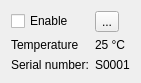
<?xml version="1.0" encoding="UTF-8"?>
<ui version="4.0">
 <class>Form</class>
 <widget class="QWidget" name="Form">
  <property name="geometry">
   <rect>
    <x>0</x>
    <y>0</y>
    <width>126</width>
    <height>81</height>
   </rect>
  </property>
  <property name="windowTitle">
   <string>Form</string>
  </property>
  <layout class="QFormLayout" name="formLayout">
   <item row="0" column="0">
    <widget class="QCheckBox" name="checkBox">
     <property name="text">
      <string>Enable</string>
     </property>
    </widget>
   </item>
   <item row="0" column="1">
    <widget class="QToolButton" name="toolButton_2">
     <property name="text">
      <string>...</string>
     </property>
    </widget>
   </item>
   <item row="1" column="0">
    <widget class="QLabel" name="label">
     <property name="text">
      <string>Temperature</string>
     </property>
    </widget>
   </item>
   <item row="1" column="1">
    <widget class="QLabel" name="label_3">
     <property name="text">
      <string>25 °C</string>
     </property>
    </widget>
   </item>
   <item row="2" column="0">
    <widget class="QLabel" name="label_2">
     <property name="text">
      <string>Serial number:</string>
     </property>
    </widget>
   </item>
   <item row="2" column="1">
    <widget class="QLabel" name="label_4">
     <property name="text">
      <string>S0001</string>
     </property>
    </widget>
   </item>
  </layout>
 </widget>
 <resources/>
 <connections/>
</ui>
